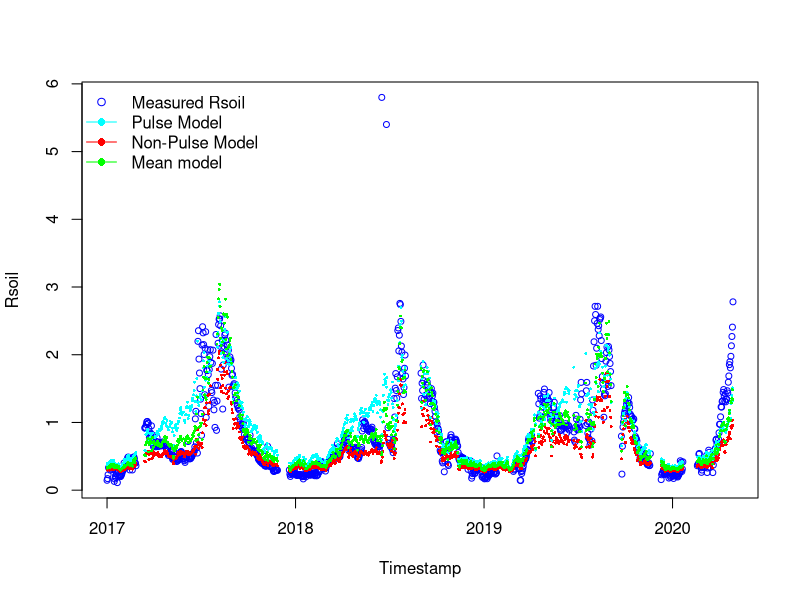
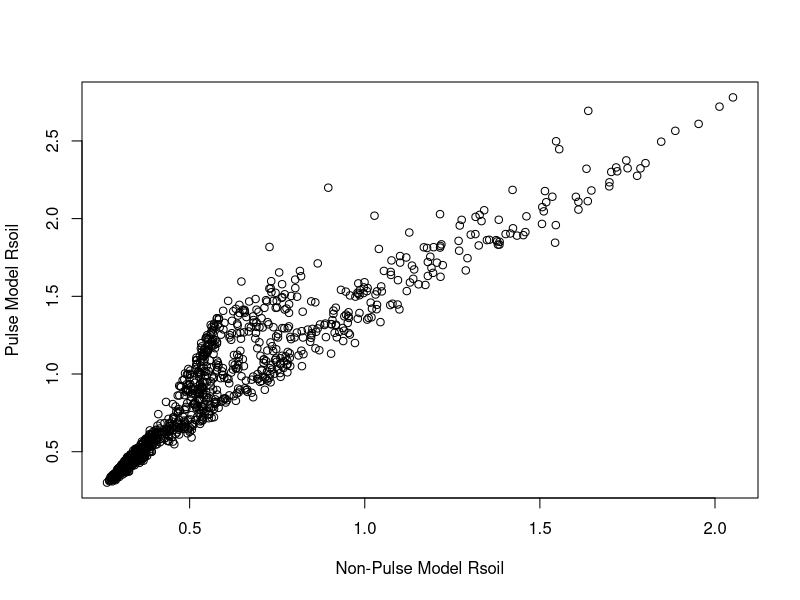
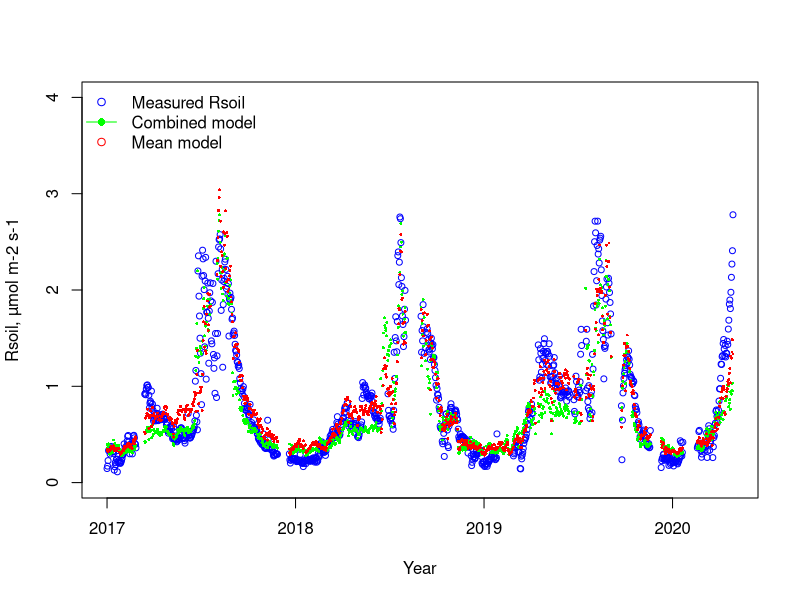
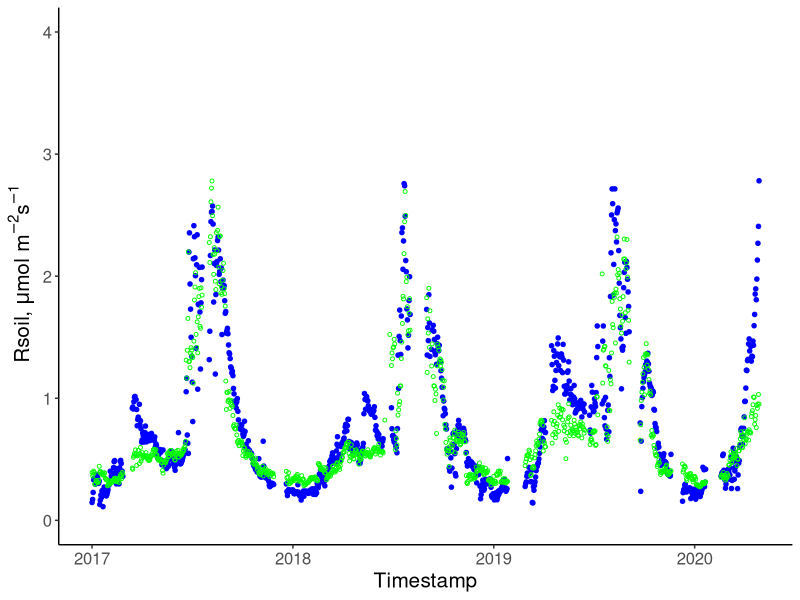

Write the R code that produced these figures, in order. (Note: this script raises an error after producing the figures.)
# 18-05-2024
# Anastasia Makhnykina

library(dplyr)
library(tidyr)
library(tidyverse)
library(lubridate)
library(ggplot2)
library(units)
library(stats)
library(grDevices)
library(readr)

# Open new files 
summary_Cham <- read.csv("data/All summary chamber.csv")
Pulse_Cham <- read.csv("data/Pulse sum chamber.csv")
NonPulse_Cham <- read.csv("data/NonPulse sum chamber.csv")

# Make sure in the Date format
NonPulse_Cham$date <- as.Date(NonPulse_Cham$date)
Pulse_Cham$date <- as.Date(Pulse_Cham$date)
summary_Cham$date <- as.Date(summary_Cham$date)

# CHECK COLUMN NAMES AND DATA TYPES
str(NonPulse_Cham)
str(Pulse_Cham)
str(summary_Cham)

###### Pulse time model ###########################
###################################################

# Assign variables
meanSWC_P =Pulse_Cham$meanSWC
meanST_P = Pulse_Cham$meanTsoil
meanGPP_P = Pulse_Cham$meanGPP
GPPmax_P = max(Pulse_Cham$meanGPP, na.rm=TRUE)

# Fit model
Param_model4_P <- nls(meanRsoil ~ Fref*((meanGPP_P/GPPmax_P +n)/1+n) *(1-c4*(0.1-meanSWC_P)^2)*exp(b4*meanST_P), 
                      data = Pulse_Cham,
                      start = list(Fref=0.75,  c4=56.54, b4=0.04, n=0.84),
                      control = nls.control(maxiter = 1000, minFactor = 0.01)
)
Summary_Model4_P = summary(Param_model4_P)

# Pulse parameters 
#Parameters:
        # Estimate Std. Error t value Pr(>|t|)    
# Fref  0.446910   0.060229   7.420 7.49e-13 ***
# c4    -1.058658   0.764587  -1.385    0.167    
# b4     0.044799   0.003433  13.049  < 2e-16 ***
#  n     0.298964   0.035638   8.389 9.29e-16 ***

FrefP = 0.446910 
SMoptP =0.125 
c4P = -1.058658   
b4P = 0.044799
nP= 0.298964

####### Non-Pulse model ###################
###########################################

# Assign variables
meanSWC_NP <- NonPulse_Cham$meanSWC
meanST_NP <- NonPulse_Cham$meanTsoil
meanGPP_NP <- NonPulse_Cham$meanGPP
GPPmax_NP <- max(NonPulse_Cham$meanGPP, na.rm = TRUE)

# Fit model
Param_model4_NP <- nls(meanRsoil ~ Fref*((meanGPP_NP/GPPmax_NP +n)/1+n) *
                         (1-c4*(0.1-meanSWC_NP)^2)*exp(b4*meanST_NP), 
                       data = NonPulse_Cham,
                       start = list(Fref=0.75, c4=56.54, b4=0.04, n=0.84),
                       control = nls.control(maxiter = 1000, minFactor = 0.01)
)
Summary_Model4_NP = summary(Param_model4_NP)

#Parameters:
#        Estimate Std. Error t value Pr(>|t|)    
# Fref   0.743454   0.035530  20.924   <2e-16 ***
#  c4   -1.668911   0.845241  -1.974   0.0488 *  
#  b4    0.023544   0.001437  16.383   <2e-16 ***
#  n     0.160941   0.007160  22.479   <2e-16 ***


# NON_Pulse parameters
FrefNP = 0.743454
SMoptNP =0.125 
c4NP = -1.668911  
b4NP = 0.023544
nNP=  0.160941

############### All time model #################################
################################################################

complete.cases(summary_Cham)

# Setting up drivers for all time
All_meanSWC = summary_Cham$meanSWC
All_meanST = summary_Cham$meanTsoil
All_meanGPP = summary_Cham$meanGPP
All_GPPmax = max(summary_Cham$meanGPP, na.rm = TRUE)

Param_model4_All <- nls(meanRsoil ~ Fref*((All_meanGPP/All_GPPmax +n)/1+n) *(1-c4*(0.1-All_meanSWC)^2)*exp(b4*All_meanST), 
                        data = summary_Cham,
                        start = list(Fref=0.75,  c4=56.54, b4=0.04, n=0.84),
                        control = nls.control(maxiter = 1000, minFactor = 0.01)
)
Summary_Model4_All = summary(Param_model4_All)

#Parameters:
#       Estimate Std. Error t value Pr(>|t|)    
# Fref  0.916427   0.062004  14.780   <2e-16 ***
# c4   -0.244660   0.542270  -0.451    0.652    
# b4    0.031851   0.001996  15.960   <2e-16 ***
# n     0.137391   0.007402  18.561   <2e-16 ***


# All-time parameters
FrefAll = 0.916427
SMoptAll =0.125 
c4All = -0.244660   
b4All = 0.031851
nAll= 0.137391

#run model for full time series based on non-pulse time parameters
ALL_model4_NP = FrefNP*((All_meanGPP/All_GPPmax +nNP)/1+nNP) *(1-c4NP*(SMoptNP-All_meanSWC)^2)*exp(b4NP*All_meanST)
#run model for full time series based on pulse time parameters
All_model4_P = FrefP*((All_meanGPP/All_GPPmax +nP)/1+nP) *(1-c4P*(SMoptP-All_meanSWC)^2)*exp(b4P*All_meanST)
#run all time model
All_model4 = FrefAll*((All_meanGPP/All_GPPmax +nAll)/1+nAll) *(1-c4All*(SMoptAll-All_meanSWC)^2)*exp(b4All*All_meanST)

# Plot the RECO time series
plot(summary_Cham$date, summary_Cham$meanRsoil, type = "p", col = "blue", xlab = "Timestamp", ylab = "Rsoil", cex = 0.8)

# Add the model output time series to the plot - CORRECT FIGURE
points(summary_Cham$date, ALL_model4_NP, col = "red", pch = 16, cex = 0.4)
points(summary_Cham$date, All_model4_P, col = "cyan", pch = 16, cex = 0.4, alpha=0.5)
points(summary_Cham$date, All_model4, col = "green", pch = 16, cex = 0.4, alpha=0.5)

# create the legend
legend(x = "topleft",
       legend = c("Measured Rsoil", "Pulse Model", "Non-Pulse Model", "Mean model"),
       pch = c(1, 16, 16,16),
       col = c("blue", "cyan", "red","green"),
       lty = c(NA, 1, 1,1),
       bty = "n")


plot(ALL_model4_NP,All_model4_P, xlab = "Non-Pulse Model Rsoil", ylab = "Pulse Model Rsoil")

# Create df with all measured and modelled fluxes
Rsoil_df <- summary_Cham %>%
  select(date, meanRsoil, max_pulse_duration, )

Rsoil_df$PulseM <- All_model4_P
Rsoil_df$NonPulseM <- ALL_model4_NP
Rsoil_df$MeanM <- All_model4

Rsoil1 <- Rsoil_df %>%
  select (date, meanRsoil, max_pulse_duration, PulseM, NonPulseM, MeanM) %>%
  mutate(case_when(max_pulse_duration == 0 ~ NonPulseM,
                   max_pulse_duration == 8 ~ PulseM,
                   max_pulse_duration == 14 ~ PulseM,
                   max_pulse_duration == 20 ~ PulseM))


plot(Rsoil1$date, Rsoil1$meanRsoil, type = "p", col = "blue", xlab = "Year", 
     ylab =  "Rsoil, µmol m-2 s-1", cex = 0.8,
     ylim = c(0,4))

points(Rsoil1$date, Rsoil1$`case_when(...)`, col="green", pch = 16, cex = 0.4, alpha=0.5)
points(Rsoil1$date, Rsoil1$MeanM, col="red", pch = 16, cex = 0.4, alpha=0.5)

# create the legend
legend(x = "topleft",
       legend = c("Measured Rsoil", "Combined model", "Mean model"),
       pch = c(1, 16),
       col = c("blue", "green", "red"),
       lty = c(NA, 1),
       bty = "n")

Rsoil_df$Rsoil_Combined <- Rsoil1$`case_when(...)`

Rsoil_df %>%
  na.omit() %>%
  ggplot(aes(x=date))+
  geom_point(aes(y = meanRsoil),shape=20, color = "blue", size = 2)+
  geom_point(aes(y=Rsoil_Combined),shape=1, size = 1, color = "green")+
  theme_classic()+
  theme(text = element_text(size = 15))+
  ylab(~paste("Rsoil, ", mu, "mol m"^-2,"s"^-1))+
  xlab("Timestamp")+
  ylim(0,4)


Rsoil_df %>%
  ggplot(aes(x=meanRsoil, y = Rsoil_Combined))+
  geom_point(shape=1)+
  theme_classic()+
  theme(text = element_text(size = 15))+
  stat_regline_equation(aes(label = paste(..eq.label..,..rr.label.., sep = "~~~~")))+
  stat_smooth(method = "lm",formula = y ~ x ,size = 1)+
  ylab(~paste("Modelled Rsoil, ", mu, "mol m"^-2,"s"^-1))+
  xlab(~paste("Measured Rsoil, ", mu, "mol m"^-2,"s"^-1))+
  #ggtitle('Non-pulse time')+
  ylim(0,4)+
  xlim(0,4)

# statistics for Combined model
rmse_CombMod <- sqrt(sum((Rsoil_df$Rsoil_Combined - Rsoil_df$meanRsoil)^2, na.rm=TRUE)/nrow(Rsoil_df))

# calculate MAPE -  Mean absolute percent error
mape_CombMod <- mean(abs((Rsoil_df$Rsoil_Combined - Rsoil_df$meanRsoil) / Rsoil_df$meanRsoil), na.rm=TRUE) * 100

# calculate R-squared
r_squared_CombMod <- cor(Rsoil_df$Rsoil_Combined, Rsoil_df$meanRsoil, use = "complete.obs")^2

### statistics for Mean model
rmse_MeanMod <- sqrt(sum((Rsoil_df$MeanM - Rsoil_df$meanRsoil)^2, na.rm=TRUE)/nrow(Rsoil_df))

# calculate MAPE -  Mean absolute percent error
mape_MeanMod <- mean(abs((Rsoil_df$MeanM - Rsoil_df$meanRsoil) / Rsoil_df$meanRsoil), na.rm=TRUE) * 100

# calculate R-squared
r_squared_MeanMod <- cor(Rsoil_df$MeanM, Rsoil_df$meanRsoil, use = "complete.obs")^2



###### Calculate cumulative flux for - Mean model, Including Pulse and non-pulse together and measured fluxes ######
####################################################################################################################

### Create df with just fluxes #####

Rsoildf_new <- Rsoil_df %>%
  na.omit() %>%
  select (date, meanRsoil, MeanM, Rsoil_Combined)

Rsoildf_new$culMeasured <- ave(Rsoildf_new$meanRsoil, FUN = cumsum)  
Rsoildf_new$culMeanMod <- ave(Rsoildf_new$MeanM, FUN = cumsum)  
Rsoildf_new$culCombined <- ave(Rsoildf_new$Rsoil_Combined, FUN = cumsum)  


plot(Rsoildf_new$date,Rsoildf_new$culMeasured,  type = "l", col = "blue", xlab = "Year", 
     ylab =  "Cumulative Rsoil", cex = 0.8)
lines(Rsoildf_new$date, Rsoildf_new$culMeanMod, type = "l", col = "red")
lines(Rsoildf_new$date, Rsoildf_new$culCombined, type = "l", col = "green")


legend(x = "topleft",
       legend = c("Measured Rsoil", "Mean model", "Combined model" ),
       pch = c(1, 16, 16),
       col = c("blue", "red", "green"),
       lty = c(NA, 1,1),
       bty = "n")



sum(Rsoildf_new$meanRsoil)
sum(Rsoildf_new$MeanM)
sum(Rsoildf_new$Rsoil_Combined)

######### Difference Rsoil Measured - Modelled 
Rsoildf_new$diffMean <- Rsoildf_new$culMeasured - Rsoildf_new$culMeanMod
Rsoildf_new$diffComb <- Rsoildf_new$culMeasured - Rsoildf_new$culCombined


plot(Rsoildf_new$date,Rsoildf_new$diffComb,  type = "l", col = "blue", xlab = "Year", 
     ylab =  "Difference from measured Rsoil", #cex = 0.8,
     ylim = c(-60,80)
     )
lines(Rsoildf_new$date, Rsoildf_new$diffMean, type = "l", col = "red")

legend(x = "topleft",
       legend = c("Combined model difference", "Mean model difference"),
       pch = c(1, 16, 16),
       col = c("blue", "red"),
       lty = c(NA, 1, 1),
       bty = "n")


Rsoildf_new %>%
  ggplot(aes(x=date))+ 
  geom_line(aes(y = diffMean, col = 'diffMean'))+
  geom_line(aes(y = diffComb, col = 'diffComb'))+
  theme_classic()+
  theme(text = element_text(size = 15))+
  #stat_regline_equation(aes(label = paste(..eq.label..,..rr.label.., sep = "~~~~")))+
  #stat_smooth(method = "lm",formula = y ~ x ,size = 1)+
  ylab(~paste("Modelled Rsoil, ", mu, "mol m"^-2,"s"^-1))+
  xlab('Year')
  #ggtitle('Non-pulse time')+
  #ylim(0,4)+
  #xlim(0,4)


Rsoildf_new$diffMeanV <- Rsoildf_new$meanRsoil - Rsoildf_new$MeanM
Rsoildf_new$diffCombV <- Rsoildf_new$meanRsoil - Rsoildf_new$Rsoil_Combined


plot(Rsoildf_new$date,Rsoildf_new$diffCombV,  type = "l", col = "blue", xlab = "Year", 
     ylab =  "Difference from measured Rsoil", #cex = 0.8,
     ylim = c(-3,6)
)
lines(Rsoildf_new$date, Rsoildf_new$diffMeanV, type = "l", col = "red")

legend(x = "topleft",
       legend = c( "Combined model difference", "Mean model difference"),
       pch = c(1, 16, 16),
       col = c("blue", "red"),
       lty = c(NA, 1, 1),
       bty = "n")

######### Difference Modelled - Rsoil Measured 
Rsoildf_new$diffMean2 <-  Rsoildf_new$culMeanMod - Rsoildf_new$culMeasured
Rsoildf_new$diffComb2 <- Rsoildf_new$culCombined - Rsoildf_new$culMeasured 


plot(Rsoildf_new$date,Rsoildf_new$diffComb2,  type = "l", col = "blue", xlab = "Year", 
     ylab =  "Difference from measured Rsoil", #cex = 0.8,
     ylim = c(-80,60)
)
lines(Rsoildf_new$date, Rsoildf_new$diffMean2, type = "l", col = "red")

legend(x = "topleft",
       legend = c("Combined model difference", "Mean model difference"),
       pch = c(1, 16, 16),
       col = c("blue", "red"),
       lty = c(NA, 1, 1),
       bty = "n")


Rsoildf_new %>%
  ggplot(aes(x=date))+ 
  geom_line(aes(y = diffMean2, col = 'diffMean'))+
  geom_line(aes(y = diffComb2, col = 'diffComb'))+
  theme_classic()+
  theme(text = element_text(size = 15))+
  #stat_regline_equation(aes(label = paste(..eq.label..,..rr.label.., sep = "~~~~")))+
  #stat_smooth(method = "lm",formula = y ~ x ,size = 1)+
  ylab(~paste("Modelled Rsoil, ", mu, "mol m"^-2,"s"^-1))+
  xlab('Year')
#ggtitle('Non-pulse time')+
#ylim(0,4)+
#xlim(0,4)


Rsoildf_new$diffMeanV2 <- Rsoildf_new$MeanM - Rsoildf_new$meanRsoil 
Rsoildf_new$diffCombV2 <- Rsoildf_new$Rsoil_Combined - Rsoildf_new$meanRsoil 


plot(Rsoildf_new$date,Rsoildf_new$diffCombV2,  type = "l", col = "blue", xlab = "Year", 
     ylab =  "Difference from measured Rsoil", #cex = 0.8,
     ylim = c(-6,3)
)
lines(Rsoildf_new$date, Rsoildf_new$diffMeanV2, type = "l", col = "red")

legend(x = "topleft",
       legend = c( "Combined model difference", "Mean model difference"),
       pch = c(1, 16, 16),
       col = c("blue", "red"),
       lty = c(NA, 1, 1),
       bty = "n")
